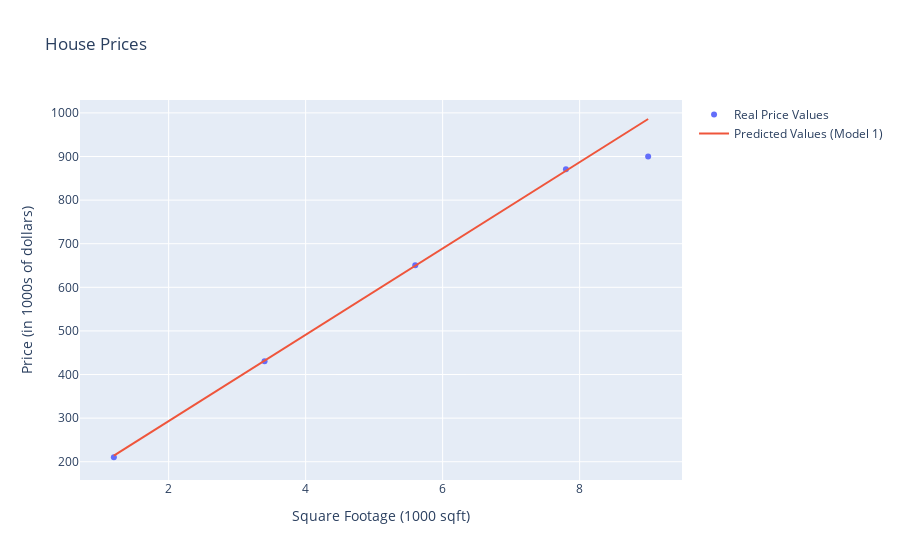

This figure's notebook cell:
### Code cell
plot_data(
    x_train,
    y_train,
    title="House Prices",
    x_label="Square Footage (1000 sqft)",
    y_label="Price (in 1000s of dollars)",
    name="Real Price Values",
    mode="markers",
    first_trace=f_wb_trace
)

### Figure 1 — Plotly figure (JSON) as saved in the notebook; plotly's stock layout.template omitted (floating-point values rounded to 4 significant figures)
{"data": [{"mode": "markers", "name": "Real Price Values", "type": "scatter", "x": [1.2, 3.4, 5.6, 7.8, 9], "y": [210.3, 430.5, 650.7, 870.9, 900.1]}, {"mode": "lines", "name": "Predicted Values (Model 1)", "type": "scatter", "x": [1.2, 3.4, 5.6, 7.8, 9], "y": [213.8, 431.6, 649.4, 867.2, 986]}], "layout": {"title": {"text": "House Prices"}, "xaxis": {"title": {"text": "Square Footage (1000 sqft)"}}, "yaxis": {"title": {"text": "Price (in 1000s of dollars)"}}}}
